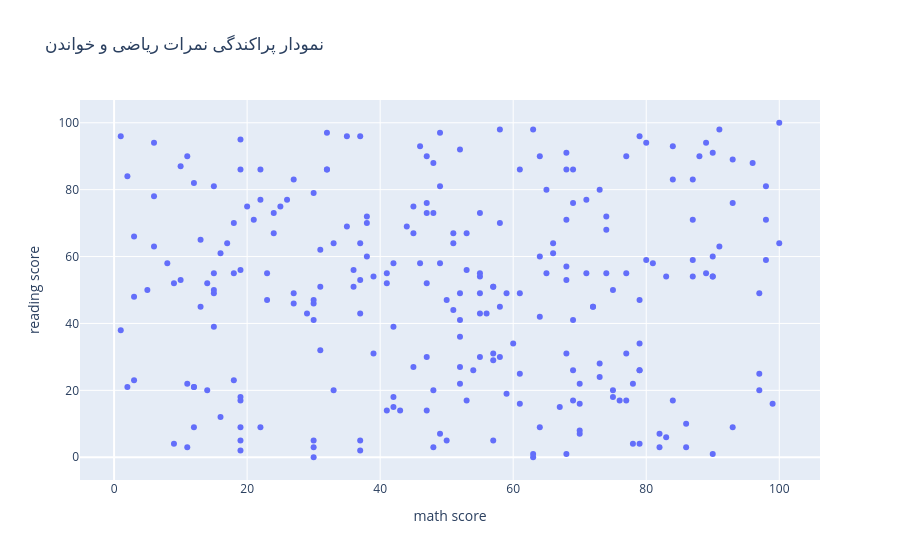

Here is the notebook cell this chart was saved with:
### Markdown cell above
<p dir=rtl style="direction: rtl; text-align: justify; line-height:200%; font-family:vazir; font-size:medium">
<font face="vazir" size=3>
 لطفا فقط قسمتهایی که روبروی آنها <code>None</code> نوشته شده است را تغییر دهید و مورد دیگری را اضافه نکنید و تغییر ندهید زیرا نمودار شما توسط سیستم داوری بررسی میشود و تغییر در این قسمت ممکن است باعث عدم داوری صحیح شود.



</font>
</p>

### Code cell
# TODO: produce a Scatter Plot for the math score and reading score
fig = px.scatter(df, x="math score", y="reading score", title="نمودار پراکندگی نمرات ریاضی و خواندن")

fig.show()
fig.write_json('./scatter.json')

### Figure 1 — Plotly figure (JSON) as saved in the notebook; plotly's stock layout.template omitted (floating-point values rounded to 4 significant figures; data arrays with more than 128 entries replaced by an {"elided": "..."} marker saying what was removed)
{"data": [{"hovertemplate": "math score=%{x}<br>reading score=%{y}<extra></extra>", "legendgroup": "", "marker": {"color": "#636efa", "symbol": "circle"}, "mode": "markers", "name": "", "orientation": "v", "showlegend": false, "type": "scatter", "x": {"elided": "250 int values"}, "xaxis": "x", "y": {"elided": "250 int values"}, "yaxis": "y"}], "layout": {"legend": {"tracegroupgap": 0}, "title": {"text": "نمودار پراکندگی نمرات ریاضی و خواندن"}, "xaxis": {"anchor": "y", "domain": [0, 1], "title": {"text": "math score"}}, "yaxis": {"anchor": "x", "domain": [0, 1], "title": {"text": "reading score"}}}}
